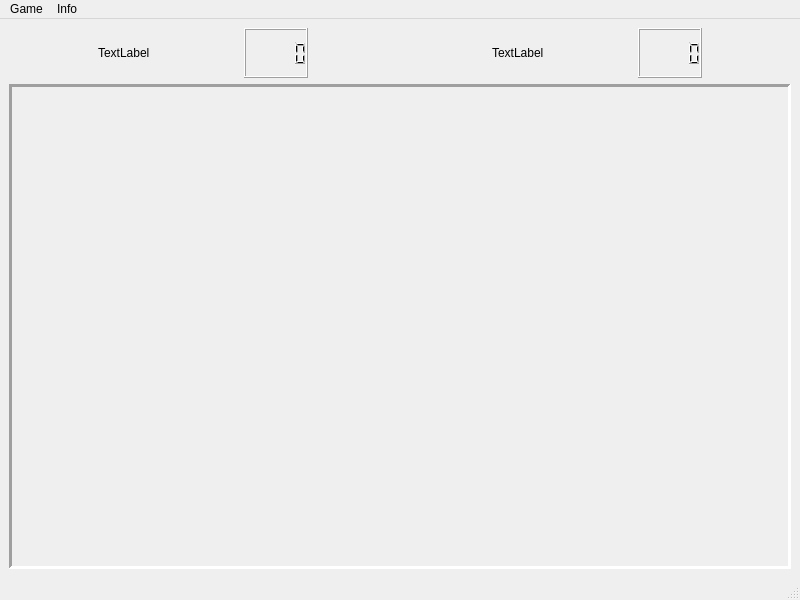
<?xml version="1.0" encoding="UTF-8"?>
<ui version="4.0">
 <class>MainWindow</class>
 <widget class="QMainWindow" name="MainWindow">
  <property name="geometry">
   <rect>
    <x>0</x>
    <y>0</y>
    <width>800</width>
    <height>600</height>
   </rect>
  </property>
  <property name="windowTitle">
   <string>MainWindow</string>
  </property>
  <widget class="QWidget" name="centralwidget">
   <layout class="QGridLayout" name="gridLayout">
    <item row="0" column="0">
     <layout class="QHBoxLayout" name="info" stretch="0,0,0,0,0,0,0,0,0,0">
      <property name="sizeConstraint">
       <enum>QLayout::SetMinimumSize</enum>
      </property>
      <property name="leftMargin">
       <number>0</number>
      </property>
      <property name="topMargin">
       <number>0</number>
      </property>
      <property name="rightMargin">
       <number>0</number>
      </property>
      <item>
       <spacer name="horizontalSpacer">
        <property name="orientation">
         <enum>Qt::Horizontal</enum>
        </property>
        <property name="sizeHint" stdset="0">
         <size>
          <width>40</width>
          <height>20</height>
         </size>
        </property>
       </spacer>
      </item>
      <item>
       <widget class="QLabel" name="label_1">
        <property name="text">
         <string>TextLabel</string>
        </property>
       </widget>
      </item>
      <item>
       <spacer name="horizontalSpacer_2">
        <property name="orientation">
         <enum>Qt::Horizontal</enum>
        </property>
        <property name="sizeHint" stdset="0">
         <size>
          <width>40</width>
          <height>20</height>
         </size>
        </property>
       </spacer>
      </item>
      <item>
       <widget class="QLCDNumber" name="heros_1">
        <property name="maximumSize">
         <size>
          <width>16777215</width>
          <height>50</height>
         </size>
        </property>
       </widget>
      </item>
      <item>
       <spacer name="horizontalSpacer_6">
        <property name="orientation">
         <enum>Qt::Horizontal</enum>
        </property>
        <property name="sizeHint" stdset="0">
         <size>
          <width>40</width>
          <height>20</height>
         </size>
        </property>
       </spacer>
      </item>
      <item>
       <spacer name="horizontalSpacer_3">
        <property name="orientation">
         <enum>Qt::Horizontal</enum>
        </property>
        <property name="sizeHint" stdset="0">
         <size>
          <width>40</width>
          <height>20</height>
         </size>
        </property>
       </spacer>
      </item>
      <item>
       <widget class="QLabel" name="label_2">
        <property name="text">
         <string>TextLabel</string>
        </property>
       </widget>
      </item>
      <item>
       <spacer name="horizontalSpacer_4">
        <property name="orientation">
         <enum>Qt::Horizontal</enum>
        </property>
        <property name="sizeHint" stdset="0">
         <size>
          <width>40</width>
          <height>20</height>
         </size>
        </property>
       </spacer>
      </item>
      <item>
       <widget class="QLCDNumber" name="heros_2">
        <property name="maximumSize">
         <size>
          <width>16777215</width>
          <height>50</height>
         </size>
        </property>
       </widget>
      </item>
      <item>
       <spacer name="horizontalSpacer_5">
        <property name="orientation">
         <enum>Qt::Horizontal</enum>
        </property>
        <property name="sizeHint" stdset="0">
         <size>
          <width>40</width>
          <height>20</height>
         </size>
        </property>
       </spacer>
      </item>
     </layout>
    </item>
    <item row="1" column="0">
     <widget class="QFrame" name="frame">
      <property name="autoFillBackground">
       <bool>true</bool>
      </property>
      <property name="frameShape">
       <enum>QFrame::Panel</enum>
      </property>
      <property name="frameShadow">
       <enum>QFrame::Sunken</enum>
      </property>
      <property name="lineWidth">
       <number>3</number>
      </property>
      <layout class="QGridLayout" name="field_layout">
       <property name="leftMargin">
        <number>9</number>
       </property>
       <property name="topMargin">
        <number>9</number>
       </property>
       <property name="rightMargin">
        <number>9</number>
       </property>
       <property name="bottomMargin">
        <number>9</number>
       </property>
      </layout>
     </widget>
    </item>
   </layout>
  </widget>
  <widget class="QMenuBar" name="menubar">
   <property name="geometry">
    <rect>
     <x>0</x>
     <y>0</y>
     <width>800</width>
     <height>22</height>
    </rect>
   </property>
   <widget class="QMenu" name="menuGame">
    <property name="title">
     <string>Game</string>
    </property>
    <addaction name="new_game"/>
   </widget>
   <widget class="QMenu" name="menuHelp">
    <property name="title">
     <string>Info</string>
    </property>
    <addaction name="actionRules"/>
    <addaction name="actionAbout_author"/>
   </widget>
   <addaction name="menuGame"/>
   <addaction name="menuHelp"/>
  </widget>
  <widget class="QStatusBar" name="statusbar"/>
  <action name="actionRules">
   <property name="text">
    <string>Rules</string>
   </property>
  </action>
  <action name="actionAbout_author">
   <property name="text">
    <string>About author</string>
   </property>
  </action>
  <action name="new_game">
   <property name="text">
    <string>Новая игра</string>
   </property>
  </action>
 </widget>
 <resources/>
 <connections/>
</ui>
